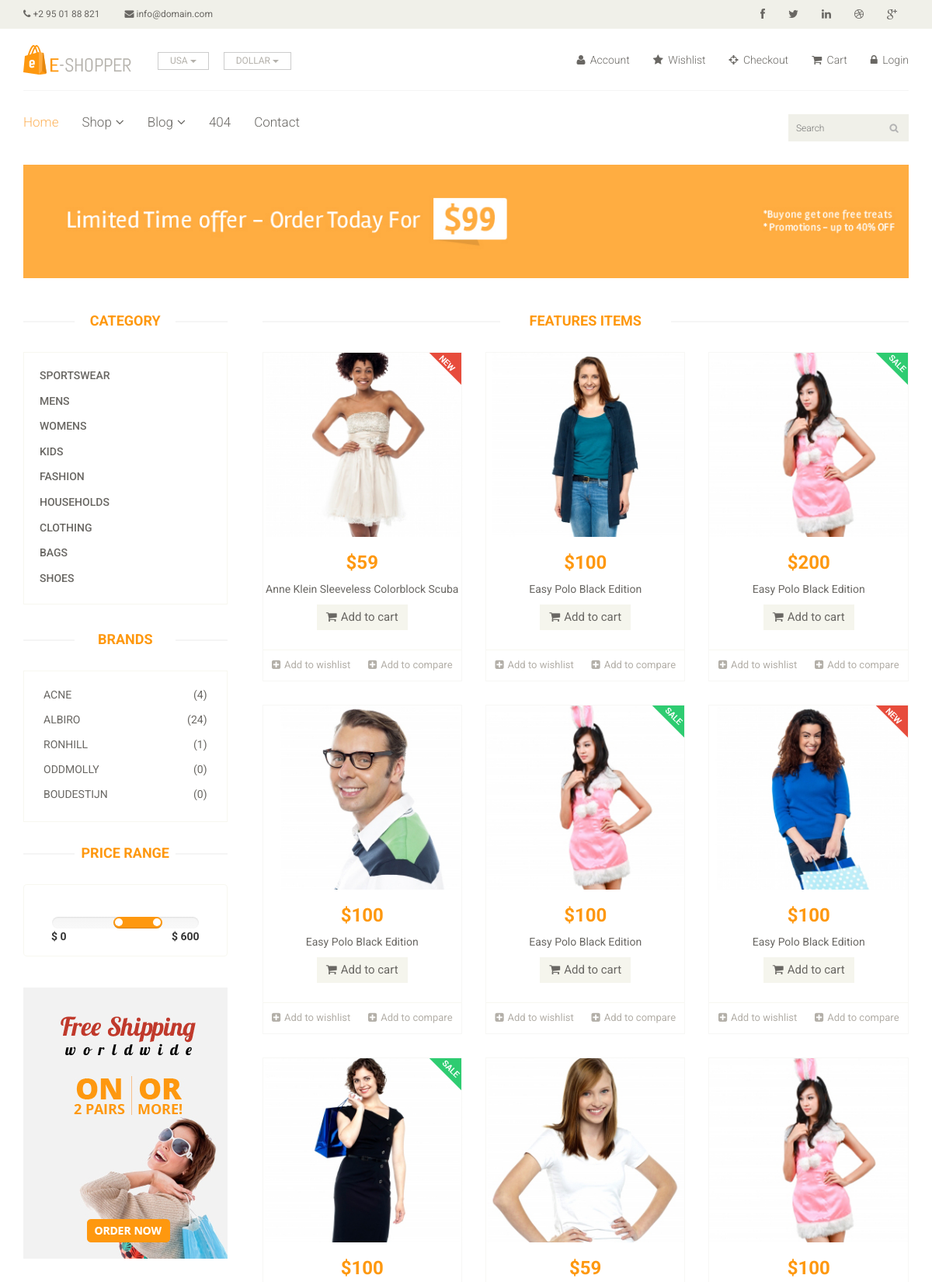
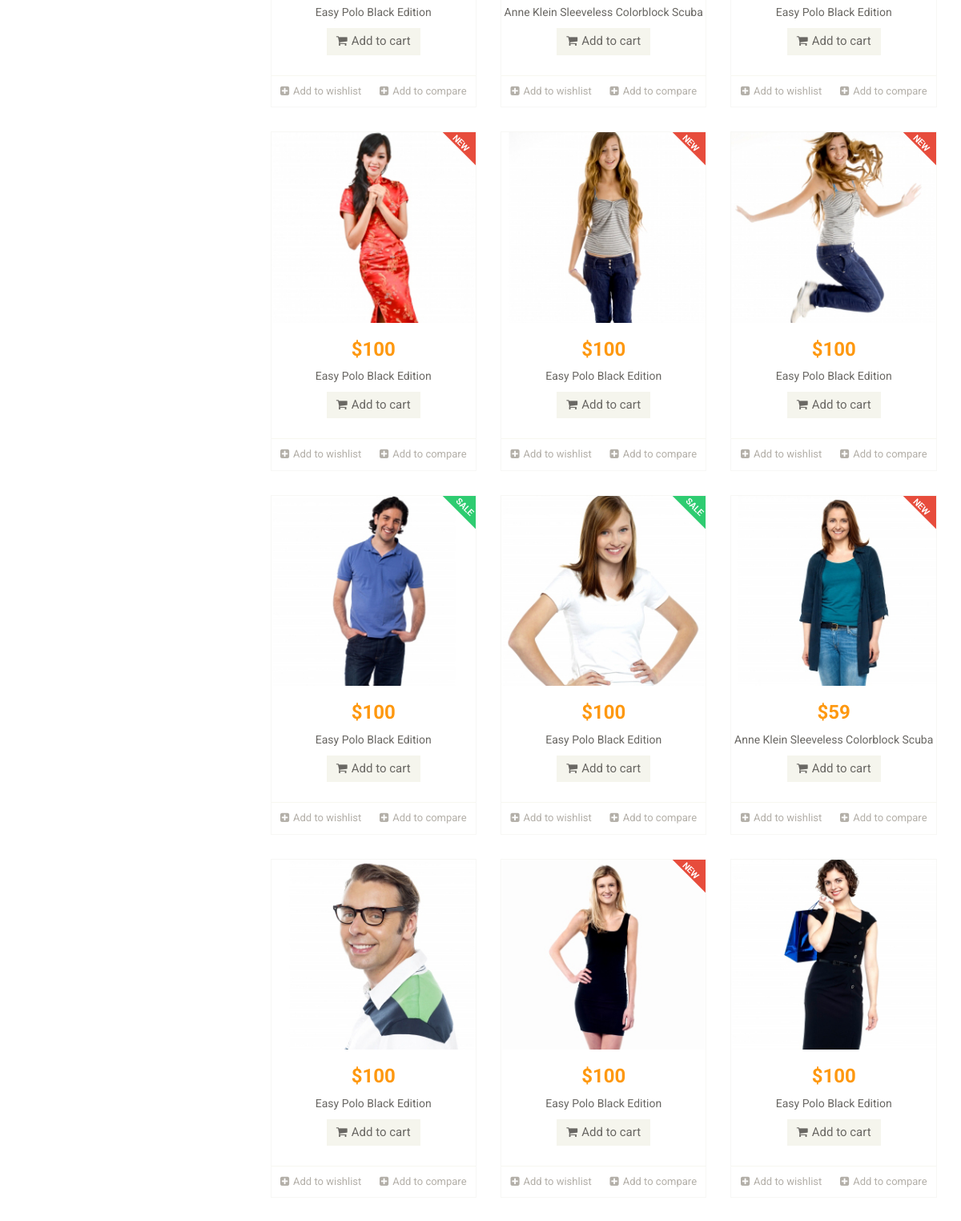
The page /shop.php (upper part) on the database its author committed (2 pictures, top to bottom).
### tables this page shows
CREATE TABLE `category` (
  `id` int(11) NOT NULL,
  `title` varchar(255) NOT NULL
);

CREATE TABLE `brands` (
  `id` int(11) NOT NULL,
  `name` varchar(255) NOT NULL
);

CREATE TABLE `products` (
  `id` int(11) NOT NULL,
  `name` varchar(255) NOT NULL,
  `price` float NOT NULL,
  `availability` varchar(255) NOT NULL DEFAULT 'In Stock',
  `condition` varchar(255) NOT NULL DEFAULT 'New',
  `image` varchar(255) NOT NULL,
  `release_date` timestamp NOT NULL DEFAULT CURRENT_TIMESTAMP,
  `brand_id` int(11) NOT NULL,
  `category_id` int(11) NOT NULL
);

### resources/functions.php (called while the page is built, shortened)
<?php
    function query($query) {
        global $connection;
        return mysqli_query($connection, $query);
    }
    function fetch_assoc($result) {
        return mysqli_fetch_assoc($result);
    }
    function escape_string($string) {
        global $connection;
        return mysqli_real_escape_string($connection, $string);
    }
    function get_num_rows($result) {
        return mysqli_num_rows($result);
    }
    function get_product_by_brand($brand_id) {
        $products = "SELECT * FROM products WHERE brand_id = " . escape_string($brand_id);
        $products = query($products);
        return $products;
    }

### resources/templates/front/feature_items.php (the view, shortened to what this page needs)
<div class="features_items">
    <h2 class="title text-center">Features Items</h2>
    <?php
        $query = "SELECT * FROM products";
        $products = query($query);
        while ($product = fetch_assoc($products)):
    ?>
        <div class="col-sm-4">
            <div class="product-image-wrapper">
                <div class="single-products">
                    <div class="productinfo text-center">
                        <img src="images/home/<?php echo $product["image"]; ?>" alt="" />
                        <h2>$<?php echo $product["price"]; ?></h2>
                        <p><?php echo $product["name"]; ?></p>
                        <a href="#" class="btn btn-default add-to-cart"><i class="fa fa-shopping-cart"></i>Add to cart</a>
                    </div>
                    <div class="product-overlay">
                        <div class="overlay-content">
                        </div>
                    </div>
                    <?php if($product["condition"] == "New"): ?>
                        <img src="images/home/new.png" class="new" alt="" />
                    <?php elseif ($product["condition"] == "Sale"): ?>
                        <img src="images/home/sale.png" class="new" alt="" />
                    <?php endif; ?>
                </div>
                <div class="choose">
                    <ul class="nav nav-pills nav-justified">
                        <li><a href="#"><i class="fa fa-plus-square"></i>Add to wishlist</a></li>
                        <li><a href="#"><i class="fa fa-plus-square"></i>Add to compare</a></li>
                    </ul>
                </div>
            </div>
        </div>
    <?php
        endwhile;
    ?>
</div>/

### resources/templates/front/category.php (shortened to what this page needs)
<div class="panel-group category-products" id="accordian">
    <?php
        if(isset($_GET["category_id"])) {
            $select_category_id = $_GET["category_id"];
        } else {
            $select_category_id = '';
        }
        $categories = query("SELECT * FROM category");
        while($category = fetch_assoc($categories)):
    ?>
        <div class="panel panel-default">
            <div class="panel-heading">
                <h4 class="panel-title">
                    <a style="<?php echo ($select_category_id == $category["id"]) ? "color:orange" : ""; ?>"
                       href="shop.php?category_id=<?php echo htmlspecialchars($category["id"]); ?>">
                        <?php echo $category["title"]; ?>
                    </a>
                </h4>
            </div>
        </div>
    <?php
        endwhile;
    ?>
</div>

### resources/templates/front/brands.php (shortened to what this page needs)
<div class="brands_products">
    <h2>Brands</h2>
    <div class="brands-name">
        <ul class="nav nav-pills nav-stacked">
            <?php
                $brands = query("SELECT * FROM brands");
                while($brand = fetch_assoc($brands)):
            ?>
                <?php
                    $product_by_brand = get_product_by_brand($brand["id"]);
                    $num_rows = get_num_rows($product_by_brand);
                ?>
                <li><a href="shop.php?brand_id=<?php echo htmlspecialchars($brand["id"]); ?>">
                        <span class="pull-right">(<?php echo $num_rows; ?>)</span><?php echo $brand["name"]; ?></a></li>
            <?php
                endwhile;
            ?>
        </ul>
    </div>
</div>

### public/css/main.css (style rules this page uses)
body { font-family: 'Roboto', sans-serif; background:; position: relative; font-weight:400px; }
ul li { list-style: none; }
a { -webkit-transition: 300ms; -moz-transition: 300ms; -o-transition: 300ms; transition: 300ms; }
h1, h2, h3, h4, h5, h6 { font-family: 'Roboto', sans-serif; }
.category-products { border: 1px solid #F7F7F0; margin-bottom: 35px; padding-bottom: 20px; padding-top: 15px; }
.left-sidebar h2, .brands_products h2 { color: #FE980F; font-family: 'Roboto', sans-serif; font-size: 18px; font-weight: 700; margin: 0 auto 30px; text-align: center; text-transform: uppercase; position: relative; z-index:3; }
.left-sidebar h2:after, h2.title:after { content: " "; position: absolute; border: 1px solid #f5f5f5; bottom:8px; left: 0; width: 100%; height: 0; z-index: -2; }
.left-sidebar h2:before { content: " "; position: absolute; background: #fff; bottom: -6px; width: 130px; height: 30px; z-index: -1; left: 50%; margin-left: -65px; }
h2.title:before { content: " "; position: absolute; background: #fff; bottom: -6px; width: 220px; height: 30px; z-index: -1; left: 50%; margin-left: -110px; }
.category-products .panel { background-color: #FFFFFF; border: 0px; border-radius: 0px; box-shadow:none; margin-bottom: 0px; }
.category-products .panel-default .panel-heading { background-color: #FFFFFF; border: 0 none; color: #FFFFFF; padding: 5px 20px; }
.category-products .panel-default .panel-heading .panel-title a { color: #696763; font-family: 'Roboto', sans-serif; font-size: 14px; text-decoration: none; text-transform: uppercase; }
.brands-name { border: 1px solid #F7F7F0; padding-bottom: 20px; padding-top: 15px; }
.brands-name .nav-stacked li a { background-color: #FFFFFF; color: #696763; font-family: 'Roboto', sans-serif; font-size: 14px; padding: 5px 25px; text-decoration: none; text-transform: uppercase; }
.features_items { overflow:hidden; }
h2.title { color: #FE980F; font-family: 'Roboto', sans-serif; font-size: 18px; font-weight: 700; margin: 0 15px; text-transform: uppercase; margin-bottom: 30px; position: relative; }
.product-image-wrapper { border:1px solid #F7F7F5; overflow: hidden; margin-bottom:30px; }
.single-products { position: relative; }
.new, .sale { position: absolute; top: 0; right: 0; }
.productinfo h2 { color: #FE980F; font-family: 'Roboto', sans-serif; font-size: 24px; font-weight: 700; }
.productinfo p { font-family: 'Roboto', sans-serif; font-size: 14px; font-weight: 400; color: #696763; }
.productinfo img { width: 100%; }
.productinfo { position:relative; }
.product-overlay { background:#FE980F; top: 0; display: none; height: 0; position: absolute; transition: height 500ms ease 0s; width: 100%; display: block; opacity:; }
.product-overlay .overlay-content { bottom: 0; position: absolute; bottom: 0; text-align: center; width: 100%; }
.add-to-cart { background:#F5F5ED; border: 0 none; border-radius: 0; color: #696763; font-family: 'Roboto', sans-serif; font-size: 15px; margin-bottom: 25px; }
.add-to-cart i { margin-right:5px; }
.choose { border-top: 1px solid #F7F7F0; }
.choose ul li a { color: #B3AFA8; font-family: 'Roboto', sans-serif; font-size: 13px; padding-left: 0; padding-right: 0; }
.choose ul li a i { margin-right:5px; }

### rows shown on the page
category: title "SPORTSWEAR"
category: title "MENS"
category: title "WOMENS"
category: title "KIDS"
category: title "FASHION"
category: title "HOUSEHOLDS"
category: title "CLOTHING"
category: title "BAGS"
category: title "SHOES"
brands: num_rows "4", name "ACNE"
brands: num_rows "24", name "ALBIRO"
brands: num_rows "1", name "RONHILL"
brands: num_rows "0", name "ODDMOLLY"
brands: num_rows "0", name "BOUDESTIJN"
products: image (picture), price "59", name "Anne Klein Sleeveless Colorblock Scuba"
products: image (picture), price "100", name "Easy Polo Black Edition"
products: image (picture), price "200", name "Easy Polo Black Edition"
products: image (picture), price "100", name "Easy Polo Black Edition"
products: image (picture), price "100", name "Easy Polo Black Edition"
products: image (picture), price "100", name "Easy Polo Black Edition"
products: image (picture), price "100", name "Easy Polo Black Edition"
products: image (picture), price "59", name "Anne Klein Sleeveless Colorblock Scuba"
products: image (picture), price "100", name "Easy Polo Black Edition"
products: image (picture), price "100", name "Easy Polo Black Edition"
products: image (picture), price "100", name "Easy Polo Black Edition"
products: image (picture), price "100", name "Easy Polo Black Edition"
products: image (picture), price "100", name "Easy Polo Black Edition"
products: image (picture), price "100", name "Easy Polo Black Edition"
products: image (picture), price "59", name "Anne Klein Sleeveless Colorblock Scuba"
products: image (picture), price "100", name "Easy Polo Black Edition"
products: image (picture), price "100", name "Easy Polo Black Edition"
products: image (picture), price "100", name "Easy Polo Black Edition"
